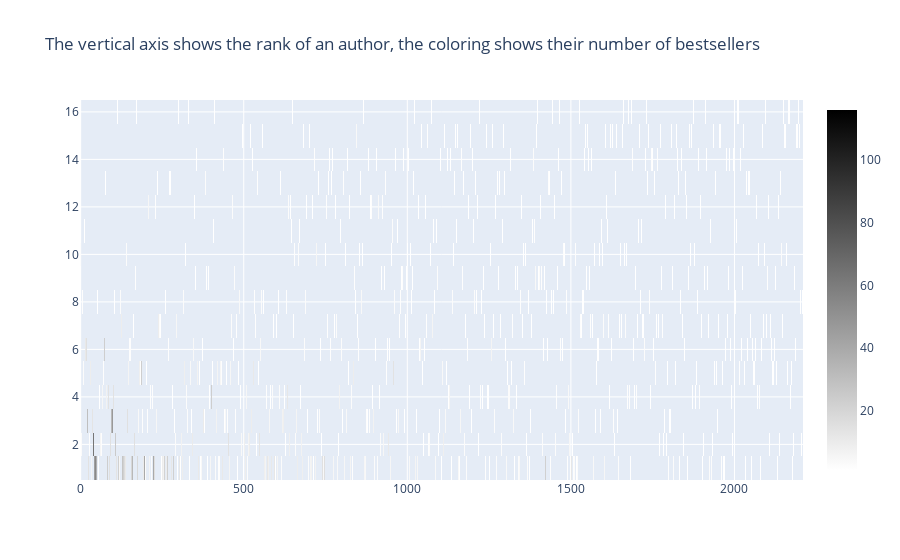

Notebook code for this chart:
### Code cell
data = [
    go.Heatmap(
        x=[i for i in range(len(authors))], # an author
        y=author_best_rank, # author's best rank
        z=author_number_of_bestsellers, #number of bestsellers
        colorscale = [[0.0, 'white'], [1.0, 'black']]
    )
]
fig = go.Figure(data=data)
fig['layout'].update(title='The vertical axis shows the rank of an author, the coloring shows their number of bestsellers')
fig.show()

### Figure 1 — Plotly figure (JSON) as saved in the notebook; plotly's stock layout.template omitted (floating-point values rounded to 4 significant figures; data arrays with more than 128 entries replaced by an {"elided": "..."} marker saying what was removed)
{"data": [{"colorscale": [[0, "white"], [1, "black"]], "type": "heatmap", "x": {"elided": "2210 int values"}, "y": {"elided": "2210 int values"}, "z": {"elided": "2210 int values"}}], "layout": {"title": {"text": "The vertical axis shows the rank of an author, the coloring shows their number of bestsellers"}}}
